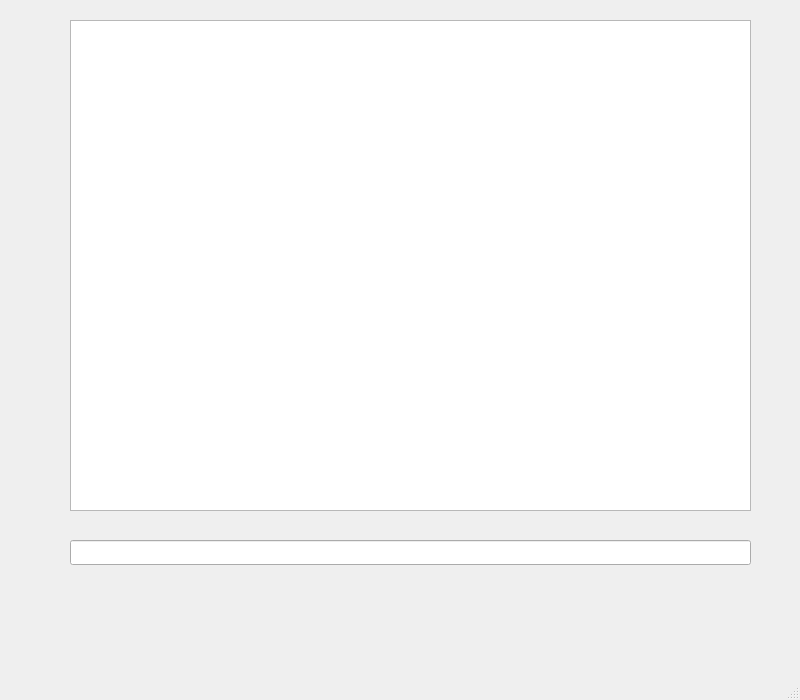
<?xml version="1.0" encoding="UTF-8"?>
<ui version="4.0">
 <class>MainWindow</class>
 <widget class="QMainWindow" name="MainWindow">
  <property name="geometry">
   <rect>
    <x>0</x>
    <y>0</y>
    <width>800</width>
    <height>700</height>
   </rect>
  </property>
  <property name="windowTitle">
   <string>MainWindow</string>
  </property>
  <widget class="QWidget" name="centralwidget">
   <widget class="QPlainTextEdit" name="output">
    <property name="geometry">
     <rect>
      <x>70</x>
      <y>20</y>
      <width>681</width>
      <height>491</height>
     </rect>
    </property>
    <property name="horizontalScrollBarPolicy">
     <enum>Qt::ScrollBarAlwaysOff</enum>
    </property>
    <property name="readOnly">
     <bool>true</bool>
    </property>
   </widget>
   <widget class="QLineEdit" name="input">
    <property name="geometry">
     <rect>
      <x>70</x>
      <y>540</y>
      <width>681</width>
      <height>25</height>
     </rect>
    </property>
    <property name="cursor">
     <cursorShape>CrossCursor</cursorShape>
    </property>
   </widget>
  </widget>
  <widget class="QMenuBar" name="menubar">
   <property name="geometry">
    <rect>
     <x>0</x>
     <y>0</y>
     <width>800</width>
     <height>22</height>
    </rect>
   </property>
  </widget>
  <widget class="QStatusBar" name="statusbar"/>
 </widget>
 <resources/>
 <connections/>
</ui>
